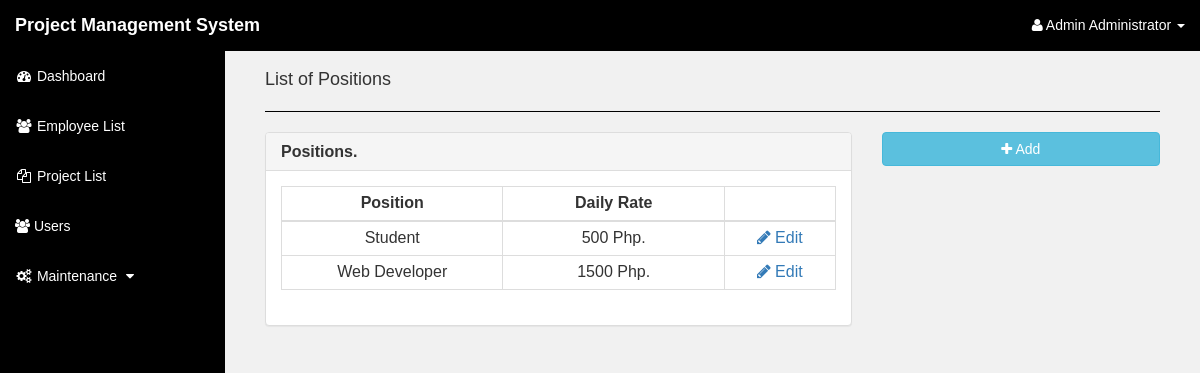
/pages/index.php?page=position (signed in), run on the app's committed database.
### tables this page shows
CREATE TABLE `position` (
  `pid` int(10) NOT NULL,
  `position` varchar(100) NOT NULL,
  `p_type` varchar(15) NOT NULL,
  `daily_rate` varchar(10) NOT NULL
);

### includes/update_modals.php (the view, shortened to what this page needs)
</div>
</div>
</div>
</div>
</div>
</div>

### pages/position.php (shortened to what this page needs)
<div class="col-md-12">
	<h4>List of Positions</h4>
<hr style="border-bottom:1px solid black"></hr>
</div>
<div class="col-lg-8">
	<div class="panel panel-default">
        <div class="panel-heading">
          <h3 class="panel-title"><strong>Positions.</strong></h3>
        </div>
        <div class="panel-body">
       <table id="position" class="table table-bordered table-condensed">
    <thead>
      <tr id="heads">
        <th class="col-md-2 text-center">Position</th>
        <th class="col-md-2 text-center">Daily Rate</th>
        <th class="col-md-1 text-center"></th>
      </tr>
    </thead>
    <tbody>
    <?php
    include '../includes/db.php';
      $query=  mysqli_query($conn, "SELECT * FROM position order by position");
         while($row = mysqli_fetch_assoc($query)) {
         $id =$row['pid'];
    ?>
      <tr>
        <td style="text-transform:capitalize" class="text-center"><?php echo $row['position'] ?></td>
        <td style="text-transform:capitalize" class="text-center"><?php echo $row['daily_rate'].' Php.' ?></td>
        <td style="text-transform:capitalize" class="text-center"><center><a href="#pos<?php echo $id ?>" data-toggle="modal"><i class="fa fa-pencil"></i> edit</a></center></td>
       </tr>
      <?php
    include '../includes/update_modals.php';
    } ;
      ?>
<div class="col-md-4">
	<a class="col-sm-12 btn btn-md btn-info" id="add_pos" onclick="add_form()"><center><i class="fa fa-plus"></i> Add</center></a>
	<br>
</div>

### asset/css/sb-admin.css (style rules this page uses)
body { margin-top: 100px; background-color: #222; }
@media (min-width:768px) { body { margin-top: 50px; } }

### asset/css/styles.css (style rules this page uses)
* { box-sizing:border-box }
body { font-family: Verdana,sans-serif; }

### data on the page
position: position "Student", daily_rate "500"
position: position "Web Developer", daily_rate "1500"

### other printed values
$_SESSION['NAME'] "Admin Administrator"
